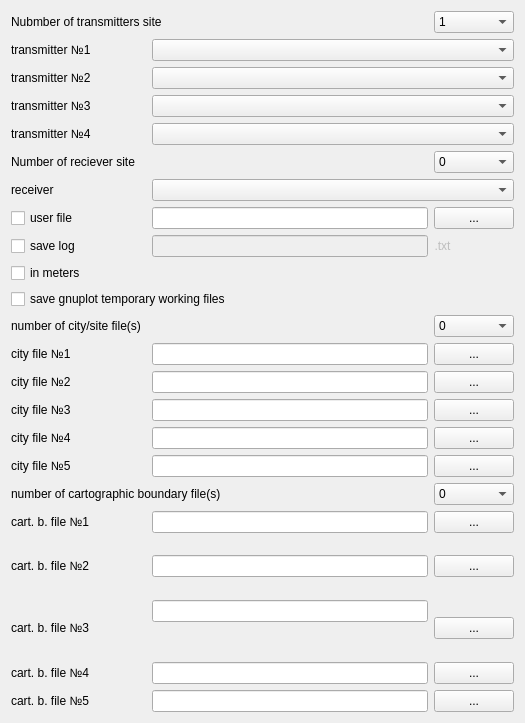
                <widget class="QWidget" name="scrollAreaWidgetContents_2">
                 <property name="geometry">
                  <rect>
                   <x>0</x>
                   <y>0</y>
                   <width>525</width>
                   <height>723</height>
                  </rect>
                 </property>
                 <layout class="QVBoxLayout" name="verticalLayout_10">
                  <item>
                   <layout class="QGridLayout" name="gridLayout_5" columnstretch="0,0,0,0">
                    <property name="sizeConstraint">
                     <enum>QLayout::SetDefaultConstraint</enum>
                    </property>
                    <property name="verticalSpacing">
                     <number>6</number>
                    </property>
                    <item row="23" column="3">
                     <widget class="QPushButton" name="ch_cart_b_file_4">
                      <property name="text">
                       <string>...</string>
                      </property>
                     </widget>
                    </item>
                    <item row="16" column="0">
                     <widget class="QLabel" name="city5_l">
                      <property name="sizePolicy">
                       <sizepolicy hsizetype="Preferred" vsizetype="Fixed">
                        <horstretch>0</horstretch>
                        <verstretch>0</verstretch>
                       </sizepolicy>
                      </property>
                      <property name="text">
                       <string>city file №5</string>
                      </property>
                     </widget>
                    </item>
                    <item row="2" column="0">
                     <widget class="QLabel" name="tr2_l">
                      <property name="text">
                       <string>transmitter №2</string>
                      </property>
                     </widget>
                    </item>
                    <item row="15" column="3">
                     <widget class="QPushButton" name="ch_city_file_4">
                      <property name="text">
                       <string>...</string>
                      </property>
                     </widget>
                    </item>
                    <item row="14" column="0">
                     <widget class="QLabel" name="city3_l">
                      <property name="sizePolicy">
                       <sizepolicy hsizetype="Preferred" vsizetype="Fixed">
                        <horstretch>0</horstretch>
                        <verstretch>0</verstretch>
                       </sizepolicy>
                      </property>
                      <property name="text">
                       <string>city file №3</string>
                      </property>
                     </widget>
                    </item>
                    <item row="12" column="3">
                     <widget class="QPushButton" name="ch_city_file_1">
                      <property name="text">
                       <string>...</string>
                      </property>
                     </widget>
                    </item>
                    <item row="17" column="3">
                     <widget class="QComboBox" name="cart_bound_file_number">
                      <item>
                       <property name="text">
                        <string>0</string>
                       </property>
                      </item>
                      <item>
                       <property name="text">
                        <string>1</string>
                       </property>
                      </item>
                      <item>
                       <property name="text">
                        <string>2</string>
                       </property>
                      </item>
                      <item>
                       <property name="text">
                        <string>3</string>
                       </property>
                      </item>
                      <item>
                       <property name="text">
                        <string>4</string>
                       </property>
                      </item>
                      <item>
                       <property name="text">
                        <string>5</string>
                       </property>
                      </item>
                     </widget>
                    </item>
                    <item row="15" column="0">
                     <widget class="QLabel" name="city4_l">
                      <property name="sizePolicy">
                       <sizepolicy hsizetype="Preferred" vsizetype="Fixed">
                        <horstretch>0</horstretch>
                        <verstretch>0</verstretch>
                       </sizepolicy>
                      </property>
                      <property name="text">
                       <string>city file №4</string>
                      </property>
                     </widget>
                    </item>
                    <item row="1" column="0">
                     <widget class="QLabel" name="tr1_l">
                      <property name="text">
                       <string>transmitter №1</string>
                      </property>
                     </widget>
                    </item>
                    <item row="5" column="3">
                     <widget class="QComboBox" name="receiver_number">
                      <item>
                       <property name="text">
                        <string>0</string>
                       </property>
                      </item>
                      <item>
                       <property name="text">
                        <string>1</string>
                       </property>
                      </item>
                     </widget>
                    </item>
                    <item row="16" column="1" colspan="2">
                     <widget class="QLineEdit" name="city_file_5">
                      <property name="readOnly">
                       <bool>true</bool>
                      </property>
                     </widget>
                    </item>
                    <item row="8" column="3">
                     <widget class="QLabel" name="log_res">
                      <property name="enabled">
                       <bool>false</bool>
                      </property>
                      <property name="sizePolicy">
                       <sizepolicy hsizetype="Fixed" vsizetype="Preferred">
                        <horstretch>0</horstretch>
                        <verstretch>0</verstretch>
                       </sizepolicy>
                      </property>
                      <property name="tabletTracking">
                       <bool>false</bool>
                      </property>
                      <property name="focusPolicy">
                       <enum>Qt::NoFocus</enum>
                      </property>
                      <property name="acceptDrops">
                       <bool>false</bool>
                      </property>
                      <property name="layoutDirection">
                       <enum>Qt::LeftToRight</enum>
                      </property>
                      <property name="autoFillBackground">
                       <bool>false</bool>
                      </property>
                      <property name="text">
                       <string>.txt</string>
                      </property>
                      <property name="alignment">
                       <set>Qt::AlignCenter</set>
                      </property>
                     </widget>
                    </item>
                    <item row="5" column="0" colspan="3">
                     <widget class="QLabel" name="label_27">
                      <property name="text">
                       <string>Number of reciever site</string>
                      </property>
                     </widget>
                    </item>
                    <item row="3" column="0">
                     <widget class="QLabel" name="tr3_l">
                      <property name="text">
                       <string>transmitter №3</string>
                      </property>
                     </widget>
                    </item>
                    <item row="6" column="0">
                     <widget class="QLabel" name="rcv_l">
                      <property name="text">
                       <string>receiver</string>
                      </property>
                     </widget>
                    </item>
                    <item row="8" column="0">
                     <widget class="QCheckBox" name="save_log">
                      <property name="tabletTracking">
                       <bool>false</bool>
                      </property>
                      <property name="focusPolicy">
                       <enum>Qt::NoFocus</enum>
                      </property>
                      <property name="acceptDrops">
                       <bool>false</bool>
                      </property>
                      <property name="layoutDirection">
                       <enum>Qt::LeftToRight</enum>
                      </property>
                      <property name="autoFillBackground">
                       <bool>false</bool>
                      </property>
                      <property name="text">
                       <string>save log</string>
                      </property>
                     </widget>
                    </item>
                    <item row="12" column="0">
                     <widget class="QLabel" name="city1_l">
                      <property name="sizePolicy">
                       <sizepolicy hsizetype="Preferred" vsizetype="Fixed">
                        <horstretch>0</horstretch>
                        <verstretch>0</verstretch>
                       </sizepolicy>
                      </property>
                      <property name="text">
                       <string>city file №1</string>
                      </property>
                     </widget>
                    </item>
                    <item row="18" column="3">
                     <widget class="QPushButton" name="ch_cart_b_file_1">
                      <property name="text">
                       <string>...</string>
                      </property>
                     </widget>
                    </item>
                    <item row="24" column="1" colspan="2">
                     <widget class="QLineEdit" name="cart_b_file_5">
                      <property name="readOnly">
                       <bool>true</bool>
                      </property>
                     </widget>
                    </item>
                    <item row="11" column="0" colspan="3">
                     <widget class="QLabel" name="label_29">
                      <property name="text">
                       <string>number of city/site file(s)</string>
                      </property>
                     </widget>
                    </item>
                    <item row="16" column="3">
                     <widget class="QPushButton" name="ch_city_file_5">
                      <property name="text">
                       <string>...</string>
                      </property>
                     </widget>
                    </item>
                    <item row="0" column="0" colspan="3">
                     <widget class="QLabel" name="label_22">
                      <property name="text">
                       <string>Nubmber of transmitters site</string>
                      </property>
                     </widget>
                    </item>
                    <item row="8" column="1" colspan="2">
                     <widget class="QLineEdit" name="save_log_text">
                      <property name="enabled">
                       <bool>false</bool>
                      </property>
                     </widget>
                    </item>
                    <item row="4" column="0">
                     <widget class="QLabel" name="tr4_l">
                      <property name="text">
                       <string>transmitter №4</string>
                      </property>
                     </widget>
                    </item>
                    <item row="18" column="0">
                     <widget class="QLabel" name="cart_b_l1">
                      <property name="enabled">
                       <bool>true</bool>
                      </property>
                      <property name="sizePolicy">
                       <sizepolicy hsizetype="Preferred" vsizetype="Fixed">
                        <horstretch>0</horstretch>
                        <verstretch>0</verstretch>
                       </sizepolicy>
                      </property>
                      <property name="text">
                       <string>cart. b. file №1</string>
                      </property>
                     </widget>
                    </item>
                    <item row="19" column="1" rowspan="2" colspan="2">
                     <widget class="QLineEdit" name="cart_b_file_2">
                      <property name="readOnly">
                       <bool>true</bool>
                      </property>
                     </widget>
                    </item>
                    <item row="6" column="1" colspan="3">
                     <widget class="QComboBox" name="receiver"/>
                    </item>
                    <item row="17" column="0" colspan="3">
                     <widget class="QLabel" name="label_35">
                      <property name="text">
                       <string>number of cartographic boundary file(s)</string>
                      </property>
                     </widget>
                    </item>
                    <item row="0" column="3">
                     <widget class="QComboBox" name="transmitter_number">
                      <item>
                       <property name="text">
                        <string>1</string>
                       </property>
                      </item>
                      <item>
                       <property name="text">
                        <string>2</string>
                       </property>
                      </item>
                      <item>
                       <property name="text">
                        <string>3</string>
                       </property>
                      </item>
                      <item>
                       <property name="text">
                        <string>4</string>
                       </property>
                      </item>
                     </widget>
                    </item>
                    <item row="23" column="1" colspan="2">
                     <widget class="QLineEdit" name="cart_b_file_4">
                      <property name="readOnly">
                       <bool>true</bool>
                      </property>
                     </widget>
                    </item>
                    <item row="3" column="1" colspan="3">
                     <widget class="QComboBox" name="transmitter_3"/>
                    </item>
                    <item row="21" column="0" rowspan="2">
                     <widget class="QLabel" name="cart_b_l3">
                      <property name="enabled">
                       <bool>true</bool>
                      </property>
                      <property name="sizePolicy">
                       <sizepolicy hsizetype="Preferred" vsizetype="Fixed">
                        <horstretch>0</horstretch>
                        <verstretch>0</verstretch>
                       </sizepolicy>
                      </property>
                      <property name="text">
                       <string>cart. b. file №3</string>
                      </property>
                     </widget>
                    </item>
                    <item row="7" column="3">
                     <widget class="QPushButton" name="ch_user_file">
                      <property name="enabled">
                       <bool>true</bool>
                      </property>
                      <property name="text">
                       <string>...</string>
                      </property>
                     </widget>
                    </item>
                    <item row="18" column="1" colspan="2">
                     <widget class="QLineEdit" name="cart_b_file_1">
                      <property name="readOnly">
                       <bool>true</bool>
                      </property>
                     </widget>
                    </item>
                    <item row="13" column="0">
                     <widget class="QLabel" name="city2_l">
                      <property name="sizePolicy">
                       <sizepolicy hsizetype="Preferred" vsizetype="Fixed">
                        <horstretch>0</horstretch>
                        <verstretch>0</verstretch>
                       </sizepolicy>
                      </property>
                      <property name="text">
                       <string>city file №2</string>
                      </property>
                     </widget>
                    </item>
                    <item row="4" column="1" colspan="3">
                     <widget class="QComboBox" name="transmitter_4"/>
                    </item>
                    <item row="19" column="0" rowspan="2">
                     <widget class="QLabel" name="cart_b_l2">
                      <property name="enabled">
                       <bool>true</bool>
                      </property>
                      <property name="sizePolicy">
                       <sizepolicy hsizetype="Preferred" vsizetype="Fixed">
                        <horstretch>0</horstretch>
                        <verstretch>0</verstretch>
                       </sizepolicy>
                      </property>
                      <property name="text">
                       <string>cart. b. file №2</string>
                      </property>
                     </widget>
                    </item>
                    <item row="11" column="3">
                     <widget class="QComboBox" name="city_file_number">
                      <item>
                       <property name="text">
                        <string>0</string>
                       </property>
                      </item>
                      <item>
                       <property name="text">
                        <string>1</string>
                       </property>
                      </item>
                      <item>
                       <property name="text">
                        <string>2</string>
                       </property>
                      </item>
                      <item>
                       <property name="text">
                        <string>3</string>
                       </property>
                      </item>
                      <item>
                       <property name="text">
                        <string>4</string>
                       </property>
                      </item>
                      <item>
                       <property name="text">
                        <string>5</string>
                       </property>
                      </item>
                     </widget>
                    </item>
                    <item row="14" column="1" colspan="2">
                     <widget class="QLineEdit" name="city_file_3">
                      <property name="readOnly">
                       <bool>true</bool>
                      </property>
                     </widget>
                    </item>
                    <item row="13" column="1" colspan="2">
                     <widget class="QLineEdit" name="city_file_2">
                      <property name="readOnly">
                       <bool>true</bool>
                      </property>
                     </widget>
                    </item>
                    <item row="1" column="1" colspan="3">
                     <widget class="QComboBox" name="transmitter_1"/>
                    </item>
                    <item row="15" column="1" colspan="2">
                     <widget class="QLineEdit" name="city_file_4">
                      <property name="readOnly">
                       <bool>true</bool>
                      </property>
                     </widget>
                    </item>
                    <item row="24" column="0">
                     <widget class="QLabel" name="cart_b_l5">
                      <property name="enabled">
                       <bool>true</bool>
                      </property>
                      <property name="sizePolicy">
                       <sizepolicy hsizetype="Preferred" vsizetype="Fixed">
                        <horstretch>0</horstretch>
                        <verstretch>0</verstretch>
                       </sizepolicy>
                      </property>
                      <property name="text">
                       <string>cart. b. file №5</string>
                      </property>
                     </widget>
                    </item>
                    <item row="13" column="3">
                     <widget class="QPushButton" name="ch_city_file_2">
                      <property name="text">
                       <string>...</string>
                      </property>
                     </widget>
                    </item>
                    <item row="21" column="1" colspan="2">
                     <widget class="QLineEdit" name="cart_b_file_3">
                      <property name="readOnly">
                       <bool>true</bool>
                      </property>
                     </widget>
                    </item>
                    <item row="24" column="3">
                     <widget class="QPushButton" name="ch_cart_b_file_5">
                      <property name="text">
                       <string>...</string>
                      </property>
                     </widget>
                    </item>
                    <item row="10" column="0" colspan="4">
                     <widget class="QCheckBox" name="save_temp_files">
                      <property name="tabletTracking">
                       <bool>false</bool>
                      </property>
                      <property name="focusPolicy">
                       <enum>Qt::NoFocus</enum>
                      </property>
                      <property name="acceptDrops">
                       <bool>false</bool>
                      </property>
                      <property name="layoutDirection">
                       <enum>Qt::LeftToRight</enum>
                      </property>
                      <property name="autoFillBackground">
                       <bool>false</bool>
                      </property>
                      <property name="text">
                       <string>save gnuplot temporary working files</string>
                      </property>
                     </widget>
                    </item>
                    <item row="19" column="3" rowspan="2">
                     <widget class="QPushButton" name="ch_cart_b_file_2">
                      <property name="text">
                       <string>...</string>
                      </property>
                     </widget>
                    </item>
                    <item row="12" column="1" colspan="2">
                     <widget class="QLineEdit" name="city_file_1">
                      <property name="readOnly">
                       <bool>true</bool>
                      </property>
                     </widget>
                    </item>
                    <item row="23" column="0">
                     <widget class="QLabel" name="cart_b_l4">
                      <property name="enabled">
                       <bool>true</bool>
                      </property>
                      <property name="sizePolicy">
                       <sizepolicy hsizetype="Preferred" vsizetype="Fixed">
                        <horstretch>0</horstretch>
                        <verstretch>0</verstretch>
                       </sizepolicy>
                      </property>
                      <property name="text">
                       <string>cart. b. file №4</string>
                      </property>
                     </widget>
                    </item>
                    <item row="21" column="3" rowspan="2">
                     <widget class="QPushButton" name="ch_cart_b_file_3">
                      <property name="text">
                       <string>...</string>
                      </property>
                     </widget>
                    </item>
                    <item row="2" column="1" colspan="3">
                     <widget class="QComboBox" name="transmitter_2"/>
                    </item>
                    <item row="9" column="0" colspan="4">
                     <widget class="QCheckBox" name="metric">
                      <property name="text">
                       <string>in meters</string>
                      </property>
                     </widget>
                    </item>
                    <item row="14" column="3">
                     <widget class="QPushButton" name="ch_city_file_3">
                      <property name="text">
                       <string>...</string>
                      </property>
                     </widget>
                    </item>
                    <item row="7" column="1" colspan="2">
                     <widget class="QLineEdit" name="udt_file">
                      <property name="enabled">
                       <bool>true</bool>
                      </property>
                      <property name="readOnly">
                       <bool>true</bool>
                      </property>
                     </widget>
                    </item>
                    <item row="7" column="0">
                     <widget class="QCheckBox" name="user_file_check">
                      <property name="text">
                       <string>user file</string>
                      </property>
                     </widget>
                    </item>
                   </layout>
                  </item>
                 </layout>
                </widget>
